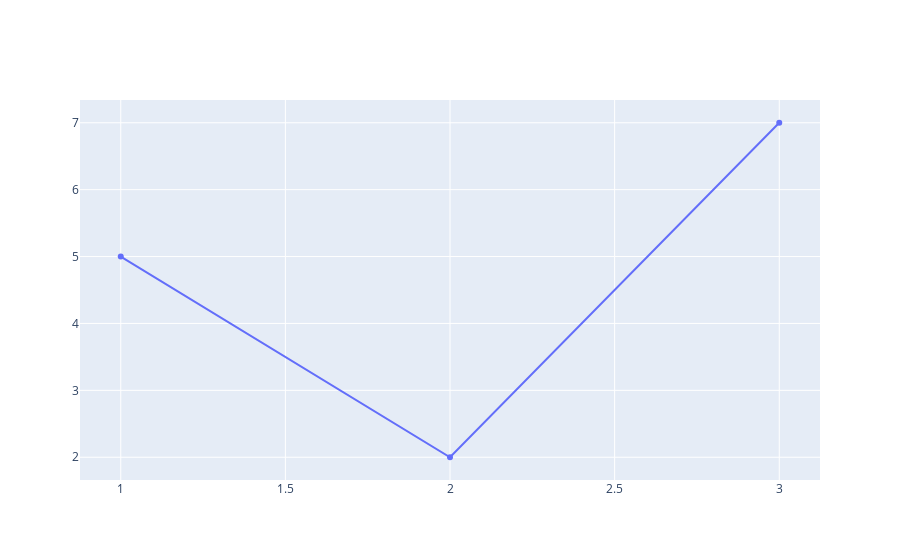

Write notebook code for a chart like this one.
### Code cell
iplot([{'x': [1, 2, 3], 'y': [5, 2, 7]}])

### Figure 1 — Plotly figure (JSON) as saved in the notebook; plotly's stock layout.template omitted (floating-point values rounded to 4 significant figures)
{"data": [{"type": "scatter", "x": [1, 2, 3], "y": [5, 2, 7]}], "layout": {}}
